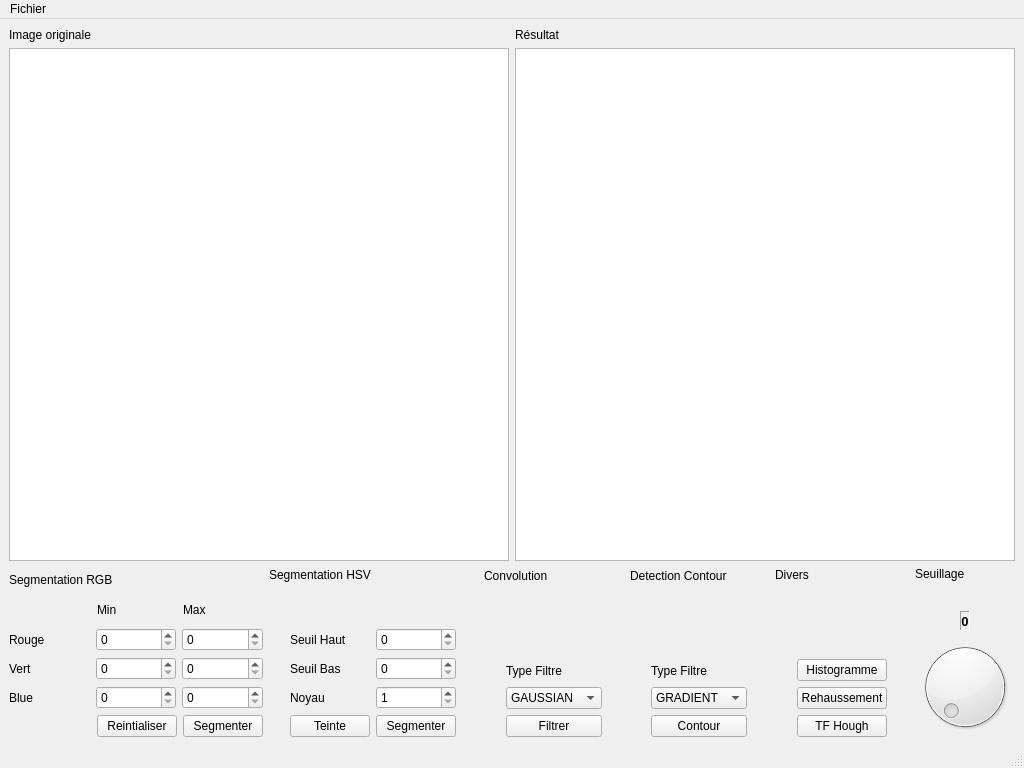
<?xml version="1.0" encoding="UTF-8"?>
<ui version="4.0">
 <class>ProcessingWindow</class>
 <widget class="QMainWindow" name="ProcessingWindow">
  <property name="geometry">
   <rect>
    <x>0</x>
    <y>0</y>
    <width>1024</width>
    <height>768</height>
   </rect>
  </property>
  <property name="sizePolicy">
   <sizepolicy hsizetype="Expanding" vsizetype="Expanding">
    <horstretch>0</horstretch>
    <verstretch>0</verstretch>
   </sizepolicy>
  </property>
  <property name="windowTitle">
   <string>MainWindow</string>
  </property>
  <widget class="QWidget" name="centralwidget">
   <property name="enabled">
    <bool>true</bool>
   </property>
   <property name="sizePolicy">
    <sizepolicy hsizetype="Expanding" vsizetype="Expanding">
     <horstretch>0</horstretch>
     <verstretch>0</verstretch>
    </sizepolicy>
   </property>
   <property name="autoFillBackground">
    <bool>false</bool>
   </property>
   <layout class="QGridLayout" name="gridLayout_8">
    <item row="0" column="0">
     <layout class="QVBoxLayout" name="verticalLayout">
      <item>
       <layout class="QHBoxLayout" name="horizontalLayout">
        <item>
         <layout class="QVBoxLayout" name="verticalLayout_2">
          <item>
           <widget class="QLabel" name="label">
            <property name="text">
             <string>Image originale</string>
            </property>
           </widget>
          </item>
          <item>
           <widget class="QGraphicsView" name="ImageOriginalegraphicsView"/>
          </item>
         </layout>
        </item>
        <item>
         <layout class="QVBoxLayout" name="verticalLayout_3">
          <item>
           <widget class="QLabel" name="label_2">
            <property name="text">
             <string>Résultat</string>
            </property>
           </widget>
          </item>
          <item>
           <widget class="QGraphicsView" name="ImageResultatgraphicsView">
            <property name="sizePolicy">
             <sizepolicy hsizetype="MinimumExpanding" vsizetype="MinimumExpanding">
              <horstretch>0</horstretch>
              <verstretch>0</verstretch>
             </sizepolicy>
            </property>
            <property name="cursor" stdset="0">
             <cursorShape>ClosedHandCursor</cursorShape>
            </property>
           </widget>
          </item>
         </layout>
        </item>
       </layout>
      </item>
      <item>
       <layout class="QHBoxLayout" name="horizontalLayout_3">
        <item>
         <layout class="QVBoxLayout" name="SegmentLayout">
          <item>
           <layout class="QHBoxLayout" name="horizontalLayout_4">
            <item>
             <widget class="QLabel" name="label_3">
              <property name="text">
               <string>Segmentation RGB</string>
              </property>
             </widget>
            </item>
           </layout>
          </item>
          <item>
           <layout class="QHBoxLayout" name="horizontalLayout_5">
            <item>
             <layout class="QHBoxLayout" name="horizontalLayout_6">
              <property name="leftMargin">
               <number>88</number>
              </property>
             </layout>
            </item>
            <item>
             <widget class="QLabel" name="label_4">
              <property name="text">
               <string>Min</string>
              </property>
             </widget>
            </item>
            <item>
             <widget class="QLabel" name="label_5">
              <property name="text">
               <string>Max</string>
              </property>
             </widget>
            </item>
           </layout>
          </item>
          <item>
           <layout class="QGridLayout" name="gridLayout_2">
            <item row="0" column="0">
             <widget class="QLabel" name="label_6">
              <property name="text">
               <string>Rouge</string>
              </property>
             </widget>
            </item>
            <item row="2" column="2">
             <widget class="QSpinBox" name="SeuilMaxBVal">
              <property name="maximum">
               <number>255</number>
              </property>
             </widget>
            </item>
            <item row="2" column="0">
             <widget class="QLabel" name="label_8">
              <property name="text">
               <string>Blue</string>
              </property>
             </widget>
            </item>
            <item row="1" column="1">
             <widget class="QSpinBox" name="SeuilMinVVal">
              <property name="maximum">
               <number>255</number>
              </property>
             </widget>
            </item>
            <item row="2" column="1">
             <widget class="QSpinBox" name="SeuilMinBVal">
              <property name="maximum">
               <number>255</number>
              </property>
             </widget>
            </item>
            <item row="1" column="0">
             <widget class="QLabel" name="label_7">
              <property name="text">
               <string>Vert</string>
              </property>
             </widget>
            </item>
            <item row="0" column="2">
             <widget class="QSpinBox" name="SeuilMaxRVal">
              <property name="maximum">
               <number>255</number>
              </property>
              <property name="singleStep">
               <number>1</number>
              </property>
              <property name="stepType">
               <enum>QAbstractSpinBox::StepType::AdaptiveDecimalStepType</enum>
              </property>
             </widget>
            </item>
            <item row="1" column="2">
             <widget class="QSpinBox" name="SeuilMaxVVal">
              <property name="maximum">
               <number>255</number>
              </property>
             </widget>
            </item>
            <item row="0" column="1">
             <widget class="QSpinBox" name="SeuilMinRVal">
              <property name="maximum">
               <number>255</number>
              </property>
             </widget>
            </item>
           </layout>
          </item>
          <item>
           <layout class="QHBoxLayout" name="horizontalLayout_7">
            <item>
             <layout class="QHBoxLayout" name="horizontalLayout_8">
              <property name="leftMargin">
               <number>88</number>
              </property>
             </layout>
            </item>
            <item>
             <widget class="QPushButton" name="RestValRGBSeuilButton">
              <property name="text">
               <string>Reintialiser</string>
              </property>
             </widget>
            </item>
            <item>
             <widget class="QPushButton" name="segRGBButton">
              <property name="text">
               <string>Segmenter</string>
              </property>
             </widget>
            </item>
           </layout>
          </item>
         </layout>
        </item>
        <item>
         <layout class="QVBoxLayout" name="verticalLayout_7">
          <item>
           <widget class="QLabel" name="label_15">
            <property name="text">
             <string>Segmentation HSV</string>
            </property>
           </widget>
          </item>
          <item>
           <spacer name="verticalSpacer_4">
            <property name="orientation">
             <enum>Qt::Orientation::Vertical</enum>
            </property>
            <property name="sizeType">
             <enum>QSizePolicy::Policy::Preferred</enum>
            </property>
            <property name="sizeHint" stdset="0">
             <size>
              <width>20</width>
              <height>40</height>
             </size>
            </property>
           </spacer>
          </item>
          <item>
           <layout class="QGridLayout" name="gridLayout_7">
            <item row="1" column="2">
             <widget class="QSpinBox" name="SeuilMinHSV">
              <property name="maximum">
               <number>360</number>
              </property>
             </widget>
            </item>
            <item row="0" column="2">
             <widget class="QSpinBox" name="SeuilMaxHSV">
              <property name="maximum">
               <number>360</number>
              </property>
             </widget>
            </item>
            <item row="0" column="3">
             <spacer name="horizontalSpacer_26">
              <property name="orientation">
               <enum>Qt::Orientation::Horizontal</enum>
              </property>
              <property name="sizeType">
               <enum>QSizePolicy::Policy::Preferred</enum>
              </property>
              <property name="sizeHint" stdset="0">
               <size>
                <width>40</width>
                <height>20</height>
               </size>
              </property>
             </spacer>
            </item>
            <item row="3" column="3">
             <spacer name="horizontalSpacer_28">
              <property name="orientation">
               <enum>Qt::Orientation::Horizontal</enum>
              </property>
              <property name="sizeType">
               <enum>QSizePolicy::Policy::Preferred</enum>
              </property>
              <property name="sizeHint" stdset="0">
               <size>
                <width>40</width>
                <height>20</height>
               </size>
              </property>
             </spacer>
            </item>
            <item row="1" column="3">
             <spacer name="horizontalSpacer_27">
              <property name="orientation">
               <enum>Qt::Orientation::Horizontal</enum>
              </property>
              <property name="sizeType">
               <enum>QSizePolicy::Policy::Preferred</enum>
              </property>
              <property name="sizeHint" stdset="0">
               <size>
                <width>40</width>
                <height>20</height>
               </size>
              </property>
             </spacer>
            </item>
            <item row="1" column="0">
             <spacer name="horizontalSpacer_24">
              <property name="orientation">
               <enum>Qt::Orientation::Horizontal</enum>
              </property>
              <property name="sizeType">
               <enum>QSizePolicy::Policy::Preferred</enum>
              </property>
              <property name="sizeHint" stdset="0">
               <size>
                <width>40</width>
                <height>20</height>
               </size>
              </property>
             </spacer>
            </item>
            <item row="3" column="0">
             <spacer name="horizontalSpacer_25">
              <property name="orientation">
               <enum>Qt::Orientation::Horizontal</enum>
              </property>
              <property name="sizeType">
               <enum>QSizePolicy::Policy::Preferred</enum>
              </property>
              <property name="sizeHint" stdset="0">
               <size>
                <width>40</width>
                <height>20</height>
               </size>
              </property>
             </spacer>
            </item>
            <item row="0" column="0">
             <spacer name="horizontalSpacer_23">
              <property name="orientation">
               <enum>Qt::Orientation::Horizontal</enum>
              </property>
              <property name="sizeType">
               <enum>QSizePolicy::Policy::Preferred</enum>
              </property>
              <property name="sizeHint" stdset="0">
               <size>
                <width>40</width>
                <height>20</height>
               </size>
              </property>
             </spacer>
            </item>
            <item row="1" column="1">
             <widget class="QLabel" name="label_17">
              <property name="text">
               <string>Seuil Bas</string>
              </property>
             </widget>
            </item>
            <item row="0" column="1">
             <widget class="QLabel" name="label_16">
              <property name="text">
               <string>Seuil Haut</string>
              </property>
             </widget>
            </item>
            <item row="3" column="2">
             <widget class="QPushButton" name="segmentHSV">
              <property name="text">
               <string>Segmenter</string>
              </property>
             </widget>
            </item>
            <item row="2" column="2">
             <widget class="QSpinBox" name="tailleNoyau">
              <property name="minimum">
               <number>1</number>
              </property>
              <property name="maximum">
               <number>100</number>
              </property>
             </widget>
            </item>
            <item row="2" column="1">
             <widget class="QLabel" name="label_18">
              <property name="text">
               <string>Noyau</string>
              </property>
             </widget>
            </item>
            <item row="2" column="0">
             <spacer name="horizontalSpacer_29">
              <property name="orientation">
               <enum>Qt::Orientation::Horizontal</enum>
              </property>
              <property name="sizeType">
               <enum>QSizePolicy::Policy::Preferred</enum>
              </property>
              <property name="sizeHint" stdset="0">
               <size>
                <width>40</width>
                <height>20</height>
               </size>
              </property>
             </spacer>
            </item>
            <item row="2" column="3">
             <spacer name="horizontalSpacer_30">
              <property name="orientation">
               <enum>Qt::Orientation::Horizontal</enum>
              </property>
              <property name="sizeType">
               <enum>QSizePolicy::Policy::Preferred</enum>
              </property>
              <property name="sizeHint" stdset="0">
               <size>
                <width>40</width>
                <height>20</height>
               </size>
              </property>
             </spacer>
            </item>
            <item row="3" column="1">
             <widget class="QPushButton" name="teinteButton">
              <property name="text">
               <string>Teinte</string>
              </property>
             </widget>
            </item>
           </layout>
          </item>
         </layout>
        </item>
        <item>
         <layout class="QVBoxLayout" name="verticalLayout_5">
          <item>
           <widget class="QLabel" name="label_10">
            <property name="text">
             <string>Convolution</string>
            </property>
           </widget>
          </item>
          <item>
           <spacer name="verticalSpacer_3">
            <property name="orientation">
             <enum>Qt::Orientation::Vertical</enum>
            </property>
            <property name="sizeType">
             <enum>QSizePolicy::Policy::Preferred</enum>
            </property>
            <property name="sizeHint" stdset="0">
             <size>
              <width>20</width>
              <height>71</height>
             </size>
            </property>
           </spacer>
          </item>
          <item>
           <layout class="QGridLayout" name="gridLayout_6">
            <item row="1" column="1">
             <widget class="QComboBox" name="convComboBox">
              <item>
               <property name="text">
                <string>GAUSSIAN</string>
               </property>
              </item>
              <item>
               <property name="text">
                <string>MEAN</string>
               </property>
              </item>
              <item>
               <property name="text">
                <string>SOBEL</string>
               </property>
              </item>
              <item>
               <property name="text">
                <string>LAPLACIAN</string>
               </property>
              </item>
             </widget>
            </item>
            <item row="2" column="0">
             <spacer name="horizontalSpacer_19">
              <property name="orientation">
               <enum>Qt::Orientation::Horizontal</enum>
              </property>
              <property name="sizeType">
               <enum>QSizePolicy::Policy::Preferred</enum>
              </property>
              <property name="sizeHint" stdset="0">
               <size>
                <width>40</width>
                <height>20</height>
               </size>
              </property>
             </spacer>
            </item>
            <item row="2" column="1">
             <widget class="QPushButton" name="convButton">
              <property name="text">
               <string>Filtrer</string>
              </property>
             </widget>
            </item>
            <item row="0" column="1">
             <widget class="QLabel" name="label_9">
              <property name="text">
               <string>Type Filtre</string>
              </property>
             </widget>
            </item>
            <item row="1" column="0">
             <spacer name="horizontalSpacer_18">
              <property name="orientation">
               <enum>Qt::Orientation::Horizontal</enum>
              </property>
              <property name="sizeType">
               <enum>QSizePolicy::Policy::Preferred</enum>
              </property>
              <property name="sizeHint" stdset="0">
               <size>
                <width>40</width>
                <height>20</height>
               </size>
              </property>
             </spacer>
            </item>
            <item row="0" column="0">
             <spacer name="horizontalSpacer_17">
              <property name="orientation">
               <enum>Qt::Orientation::Horizontal</enum>
              </property>
              <property name="sizeType">
               <enum>QSizePolicy::Policy::Preferred</enum>
              </property>
              <property name="sizeHint" stdset="0">
               <size>
                <width>40</width>
                <height>20</height>
               </size>
              </property>
             </spacer>
            </item>
            <item row="0" column="2">
             <spacer name="horizontalSpacer_20">
              <property name="orientation">
               <enum>Qt::Orientation::Horizontal</enum>
              </property>
              <property name="sizeType">
               <enum>QSizePolicy::Policy::Preferred</enum>
              </property>
              <property name="sizeHint" stdset="0">
               <size>
                <width>40</width>
                <height>20</height>
               </size>
              </property>
             </spacer>
            </item>
            <item row="1" column="2">
             <spacer name="horizontalSpacer_21">
              <property name="orientation">
               <enum>Qt::Orientation::Horizontal</enum>
              </property>
              <property name="sizeType">
               <enum>QSizePolicy::Policy::Preferred</enum>
              </property>
              <property name="sizeHint" stdset="0">
               <size>
                <width>40</width>
                <height>20</height>
               </size>
              </property>
             </spacer>
            </item>
            <item row="2" column="2">
             <spacer name="horizontalSpacer_22">
              <property name="orientation">
               <enum>Qt::Orientation::Horizontal</enum>
              </property>
              <property name="sizeType">
               <enum>QSizePolicy::Policy::Preferred</enum>
              </property>
              <property name="sizeHint" stdset="0">
               <size>
                <width>40</width>
                <height>20</height>
               </size>
              </property>
             </spacer>
            </item>
           </layout>
          </item>
         </layout>
        </item>
        <item>
         <layout class="QVBoxLayout" name="verticalLayout_4">
          <item>
           <widget class="QLabel" name="label_11">
            <property name="text">
             <string>Detection Contour</string>
            </property>
           </widget>
          </item>
          <item>
           <spacer name="verticalSpacer_2">
            <property name="orientation">
             <enum>Qt::Orientation::Vertical</enum>
            </property>
            <property name="sizeType">
             <enum>QSizePolicy::Policy::Preferred</enum>
            </property>
            <property name="sizeHint" stdset="0">
             <size>
              <width>20</width>
              <height>71</height>
             </size>
            </property>
           </spacer>
          </item>
          <item>
           <layout class="QGridLayout" name="gridLayout_5">
            <item row="2" column="0">
             <spacer name="horizontalSpacer_13">
              <property name="orientation">
               <enum>Qt::Orientation::Horizontal</enum>
              </property>
              <property name="sizeType">
               <enum>QSizePolicy::Policy::Preferred</enum>
              </property>
              <property name="sizeHint" stdset="0">
               <size>
                <width>40</width>
                <height>20</height>
               </size>
              </property>
             </spacer>
            </item>
            <item row="1" column="1">
             <widget class="QComboBox" name="contourComboBox">
              <item>
               <property name="text">
                <string>GRADIENT</string>
               </property>
              </item>
              <item>
               <property name="text">
                <string>LAPLACIAN</string>
               </property>
              </item>
             </widget>
            </item>
            <item row="0" column="1">
             <widget class="QLabel" name="label_12">
              <property name="text">
               <string>Type Filtre</string>
              </property>
             </widget>
            </item>
            <item row="1" column="0">
             <spacer name="horizontalSpacer_12">
              <property name="orientation">
               <enum>Qt::Orientation::Horizontal</enum>
              </property>
              <property name="sizeType">
               <enum>QSizePolicy::Policy::Preferred</enum>
              </property>
              <property name="sizeHint" stdset="0">
               <size>
                <width>40</width>
                <height>20</height>
               </size>
              </property>
             </spacer>
            </item>
            <item row="0" column="0">
             <spacer name="horizontalSpacer_11">
              <property name="orientation">
               <enum>Qt::Orientation::Horizontal</enum>
              </property>
              <property name="sizeType">
               <enum>QSizePolicy::Policy::Preferred</enum>
              </property>
              <property name="sizeHint" stdset="0">
               <size>
                <width>40</width>
                <height>20</height>
               </size>
              </property>
             </spacer>
            </item>
            <item row="2" column="1">
             <widget class="QPushButton" name="contourButton">
              <property name="text">
               <string>Contour</string>
              </property>
             </widget>
            </item>
            <item row="2" column="2">
             <spacer name="horizontalSpacer_14">
              <property name="orientation">
               <enum>Qt::Orientation::Horizontal</enum>
              </property>
              <property name="sizeType">
               <enum>QSizePolicy::Policy::Preferred</enum>
              </property>
              <property name="sizeHint" stdset="0">
               <size>
                <width>40</width>
                <height>20</height>
               </size>
              </property>
             </spacer>
            </item>
            <item row="1" column="2">
             <spacer name="horizontalSpacer_15">
              <property name="orientation">
               <enum>Qt::Orientation::Horizontal</enum>
              </property>
              <property name="sizeType">
               <enum>QSizePolicy::Policy::Preferred</enum>
              </property>
              <property name="sizeHint" stdset="0">
               <size>
                <width>40</width>
                <height>20</height>
               </size>
              </property>
             </spacer>
            </item>
            <item row="0" column="2">
             <spacer name="horizontalSpacer_16">
              <property name="orientation">
               <enum>Qt::Orientation::Horizontal</enum>
              </property>
              <property name="sizeType">
               <enum>QSizePolicy::Policy::Preferred</enum>
              </property>
              <property name="sizeHint" stdset="0">
               <size>
                <width>40</width>
                <height>20</height>
               </size>
              </property>
             </spacer>
            </item>
           </layout>
          </item>
         </layout>
        </item>
        <item>
         <layout class="QGridLayout" name="gridLayout">
          <property name="leftMargin">
           <number>0</number>
          </property>
          <property name="topMargin">
           <number>0</number>
          </property>
          <item row="3" column="0">
           <layout class="QGridLayout" name="gridLayout_4">
            <item row="0" column="1">
             <widget class="QPushButton" name="HistoButton">
              <property name="text">
               <string>Histogramme</string>
              </property>
             </widget>
            </item>
            <item row="1" column="0">
             <spacer name="horizontalSpacer_6">
              <property name="orientation">
               <enum>Qt::Orientation::Horizontal</enum>
              </property>
              <property name="sizeType">
               <enum>QSizePolicy::Policy::Preferred</enum>
              </property>
              <property name="sizeHint" stdset="0">
               <size>
                <width>40</width>
                <height>20</height>
               </size>
              </property>
             </spacer>
            </item>
            <item row="2" column="1">
             <widget class="QPushButton" name="HoughButton">
              <property name="text">
               <string>TF Hough</string>
              </property>
             </widget>
            </item>
            <item row="2" column="0">
             <spacer name="horizontalSpacer_7">
              <property name="orientation">
               <enum>Qt::Orientation::Horizontal</enum>
              </property>
              <property name="sizeType">
               <enum>QSizePolicy::Policy::Preferred</enum>
              </property>
              <property name="sizeHint" stdset="0">
               <size>
                <width>40</width>
                <height>20</height>
               </size>
              </property>
             </spacer>
            </item>
            <item row="0" column="0">
             <spacer name="horizontalSpacer_5">
              <property name="orientation">
               <enum>Qt::Orientation::Horizontal</enum>
              </property>
              <property name="sizeType">
               <enum>QSizePolicy::Policy::Preferred</enum>
              </property>
              <property name="sizeHint" stdset="0">
               <size>
                <width>40</width>
                <height>20</height>
               </size>
              </property>
             </spacer>
            </item>
            <item row="1" column="1">
             <widget class="QPushButton" name="RehaussButton">
              <property name="text">
               <string>Rehaussement</string>
              </property>
             </widget>
            </item>
            <item row="0" column="2">
             <spacer name="horizontalSpacer_8">
              <property name="orientation">
               <enum>Qt::Orientation::Horizontal</enum>
              </property>
              <property name="sizeType">
               <enum>QSizePolicy::Policy::Preferred</enum>
              </property>
              <property name="sizeHint" stdset="0">
               <size>
                <width>40</width>
                <height>20</height>
               </size>
              </property>
             </spacer>
            </item>
            <item row="1" column="2">
             <spacer name="horizontalSpacer_9">
              <property name="orientation">
               <enum>Qt::Orientation::Horizontal</enum>
              </property>
              <property name="sizeType">
               <enum>QSizePolicy::Policy::Preferred</enum>
              </property>
              <property name="sizeHint" stdset="0">
               <size>
                <width>40</width>
                <height>20</height>
               </size>
              </property>
             </spacer>
            </item>
            <item row="2" column="2">
             <spacer name="horizontalSpacer_10">
              <property name="orientation">
               <enum>Qt::Orientation::Horizontal</enum>
              </property>
              <property name="sizeType">
               <enum>QSizePolicy::Policy::Preferred</enum>
              </property>
              <property name="sizeHint" stdset="0">
               <size>
                <width>40</width>
                <height>20</height>
               </size>
              </property>
             </spacer>
            </item>
           </layout>
          </item>
          <item row="2" column="0">
           <spacer name="verticalSpacer">
            <property name="orientation">
             <enum>Qt::Orientation::Vertical</enum>
            </property>
            <property name="sizeType">
             <enum>QSizePolicy::Policy::Preferred</enum>
            </property>
            <property name="sizeHint" stdset="0">
             <size>
              <width>20</width>
              <height>70</height>
             </size>
            </property>
           </spacer>
          </item>
          <item row="1" column="0">
           <widget class="QLabel" name="label_14">
            <property name="sizePolicy">
             <sizepolicy hsizetype="Minimum" vsizetype="Minimum">
              <horstretch>0</horstretch>
              <verstretch>0</verstretch>
             </sizepolicy>
            </property>
            <property name="text">
             <string>Divers</string>
            </property>
            <property name="wordWrap">
             <bool>true</bool>
            </property>
           </widget>
          </item>
         </layout>
        </item>
        <item>
         <layout class="QVBoxLayout" name="verticalLayout_6" stretch="0,0,0,0">
          <property name="sizeConstraint">
           <enum>QLayout::SizeConstraint::SetDefaultConstraint</enum>
          </property>
          <property name="topMargin">
           <number>0</number>
          </property>
          <item>
           <widget class="QLabel" name="label_13">
            <property name="text">
             <string>Seuillage</string>
            </property>
           </widget>
          </item>
          <item>
           <spacer name="verticalSpacer_5">
            <property name="orientation">
             <enum>Qt::Orientation::Vertical</enum>
            </property>
            <property name="sizeType">
             <enum>QSizePolicy::Policy::Preferred</enum>
            </property>
            <property name="sizeHint" stdset="0">
             <size>
              <width>20</width>
              <height>24</height>
             </size>
            </property>
           </spacer>
          </item>
          <item>
           <layout class="QHBoxLayout" name="horizontalLayout_9">
            <item>
             <spacer name="horizontalSpacer">
              <property name="orientation">
               <enum>Qt::Orientation::Horizontal</enum>
              </property>
              <property name="sizeType">
               <enum>QSizePolicy::Policy::Preferred</enum>
              </property>
              <property name="sizeHint" stdset="0">
               <size>
                <width>60</width>
                <height>20</height>
               </size>
              </property>
             </spacer>
            </item>
            <item>
             <widget class="QLabel" name="SeuilValLabel">
              <property name="font">
               <font>
                <pointsize>10</pointsize>
                <bold>true</bold>
                <strikeout>false</strikeout>
                <kerning>true</kerning>
               </font>
              </property>
              <property name="frameShape">
               <enum>QFrame::Shape::Panel</enum>
              </property>
              <property name="frameShadow">
               <enum>QFrame::Shadow::Sunken</enum>
              </property>
              <property name="lineWidth">
               <number>1</number>
              </property>
              <property name="midLineWidth">
               <number>0</number>
              </property>
              <property name="text">
               <string>0</string>
              </property>
              <property name="alignment">
               <set>Qt::AlignmentFlag::AlignCenter</set>
              </property>
              <property name="wordWrap">
               <bool>false</bool>
              </property>
              <property name="margin">
               <number>0</number>
              </property>
             </widget>
            </item>
            <item>
             <spacer name="horizontalSpacer_2">
              <property name="orientation">
               <enum>Qt::Orientation::Horizontal</enum>
              </property>
              <property name="sizeType">
               <enum>QSizePolicy::Policy::Preferred</enum>
              </property>
              <property name="sizeHint" stdset="0">
               <size>
                <width>60</width>
                <height>20</height>
               </size>
              </property>
             </spacer>
            </item>
           </layout>
          </item>
          <item alignment="Qt::AlignmentFlag::AlignHCenter|Qt::AlignmentFlag::AlignVCenter">
           <widget class="QDial" name="SeuilDial">
            <property name="sizePolicy">
             <sizepolicy hsizetype="Fixed" vsizetype="Fixed">
              <horstretch>0</horstretch>
              <verstretch>0</verstretch>
             </sizepolicy>
            </property>
            <property name="minimumSize">
             <size>
              <width>0</width>
              <height>100</height>
             </size>
            </property>
            <property name="maximum">
             <number>255</number>
            </property>
            <property name="singleStep">
             <number>0</number>
            </property>
            <property name="pageStep">
             <number>2</number>
            </property>
           </widget>
          </item>
         </layout>
        </item>
       </layout>
      </item>
     </layout>
    </item>
   </layout>
  </widget>
  <widget class="QMenuBar" name="menubar">
   <property name="geometry">
    <rect>
     <x>0</x>
     <y>0</y>
     <width>1024</width>
     <height>20</height>
    </rect>
   </property>
   <widget class="QMenu" name="menuFichier">
    <property name="title">
     <string>Fichier</string>
    </property>
    <addaction name="actionOuvrir"/>
    <addaction name="actionSauvegarder"/>
    <addaction name="separator"/>
    <addaction name="actionSortir"/>
   </widget>
   <addaction name="menuFichier"/>
  </widget>
  <widget class="QStatusBar" name="statusbar"/>
  <action name="actionOuvrir">
   <property name="text">
    <string>Ouvrir</string>
   </property>
  </action>
  <action name="actionSauvegarder">
   <property name="text">
    <string>Sauvegarder</string>
   </property>
  </action>
  <action name="actionSortir">
   <property name="text">
    <string>Sortir</string>
   </property>
  </action>
 </widget>
 <resources/>
 <connections/>
</ui>
